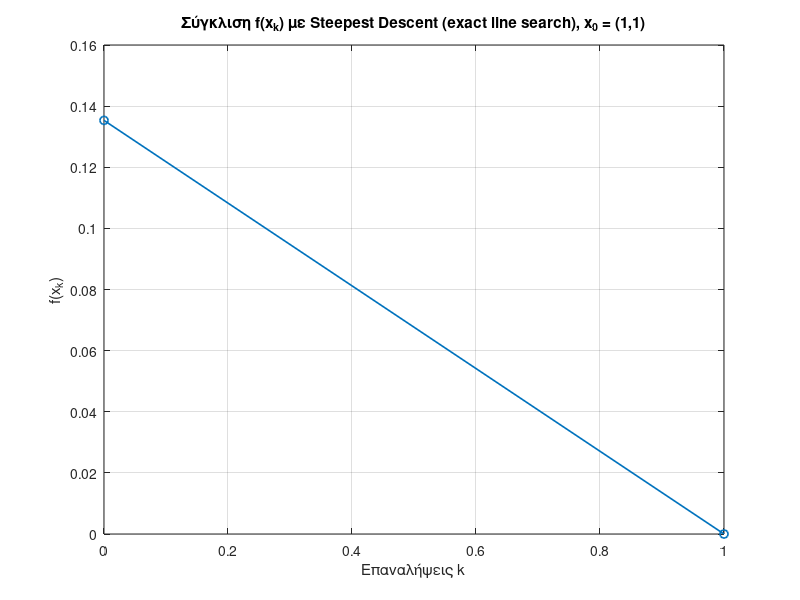

Write MATLAB code to recreate this figure.
%% Steepest Descent με exact line search για f(x,y) = x^3 * exp(-x^2 - y^4)
% Αρχικό σημείο: (1, 1)
clear; clc; close all;

% Συνάρτηση f
f = @(x) x(1).^3 .* exp(-x(1).^2 - x(2).^4);

% Gradient της f
gradf = @(x) [ ...
    x(1).^2 .* (3 - 2*x(1).^2) .* exp(-x(1).^2 - x(2).^4); ...
   -4*x(1).^3 .* x(2).^3 .* exp(-x(1).^2 - x(2).^4) ];

% Παράμετροι
maxIter = 50;
tol     = 1e-6;

% Αρχικό σημείο
xk = [1; 1];

% Ιστορία
Xhist = xk;
Fhist = f(xk);

fprintf('k = %3d, x = (% .6f, % .6f), f = % .6f, ||grad f|| = %.3e\n', ...
        0, xk(1), xk(2), Fhist(end), norm(gradf(xk)));

for k = 1:maxIter
    gk = gradf(xk);

    % Κριτήριο τερματισμού
    if norm(gk) < tol
        fprintf('Στάση στη διαδοχή k = %d (||grad f|| < tol)\n', k-1);
        break;
    end

    dk = -gk;   % διεύθυνση μέγιστης καθόδου

    % ---- Exact line search: γ_k = argmin f(x_k + γ d_k) ----
    phi = @(gamma) f(xk + gamma * dk);
    gamma_k = fminbnd(phi, 0, 5);   % διάστημα αναζήτησης [0,5]
    % --------------------------------------------------------

    % Νέο σημείο
    xk = xk + gamma_k * dk;

    Xhist(:,end+1) = xk;
    Fhist(end+1)   = f(xk);

    fprintf('k = %3d, γ_k = %.4f, x = (% .6f, % .6f), f = % .6f, ||grad f|| = %.3e\n', ...
            k, gamma_k, xk(1), xk(2), Fhist(end), norm(gk));
end

%% Διάγραμμα σύγκλισης f(x_k) vs k

k_axis = 0:length(Fhist)-1;

figure;
plot(k_axis, Fhist, 'o-','LineWidth',1.2);
xlabel('Επαναλήψεις k');
ylabel('f(x_k)');
title('Σύγκλιση f(x_k) με Steepest Descent (exact line search), x_0 = (1,1)');
grid on;
